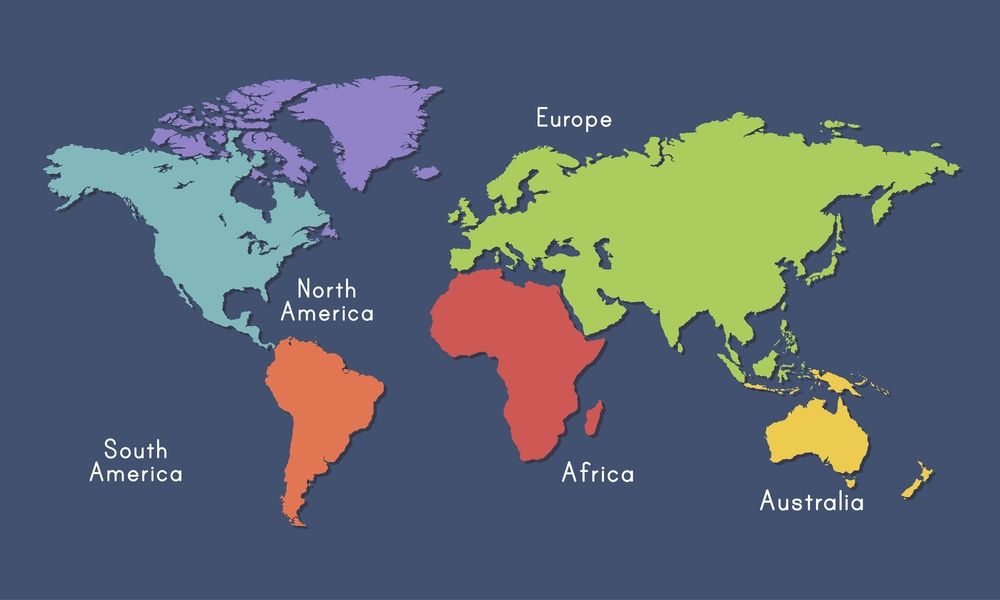
#> input picture map/world.jpg, 1000 x 600 px, shrunk from 5000 x 3000 before the run
$ python test.py
#> lines starting #> are read from the running program, lines starting #| are printed output that depends on the picture
import matplotlib.pyplot as plt
image_name = 'world.jpg'

import numpy as np
import matplotlib.pyplot as plt

sectors = {'Europe': ((7.5,6),[(6.0,5),(9,5),(9,8),(5.5,8.5)]),
               'Africa': ((5.5,4),[]),
               "Australia": ((8.1,2.8),[]),
               "S_America": ((3,3),[]),
               "N_America": ((2,6),[]),
               "North": ((4,8),[])
}

roads = [('Europe', 'Africa',15,(5.7,4.8)),
('Europe', 'Australia',25,(7.8,3.8)),
('Europe', 'North',35,(4.2,7)),
('Africa', 'Australia',45,(6.7,3)),
('Africa', 'S_America',35,(4.2,3.6)),
('S_America', 'N_America',5,(2.8,4.2)),
('N_America', 'North',10,(2.8,7.0)),
         ]


img = plt.imread(image_name)
#> img is the input picture: shape (600, 1000, 3); mean R, G, B 89.8, 100.5, 113.4

xs = []
ys = []

for (x,y),polygon in sectors.values():
    xs.append(x)
    ys.append(y)
    xps = []
    yps = []
    if polygon:
        for xp,yp in polygon:
            xps.append(xp)
            yps.append(yp)
        xps = np.asarray(xps)
        yps = np.asarray(yps)
        plt.fill(xps, yps, alpha=0.3)

# plt.show()
xs = np.asarray(xs)
ys = np.asarray(ys)

plt.scatter(xs,ys,zorder=1)

x_roads = []
y_roads = []
for z1,z2,dist,(x,y) in roads:
    x_roads.append(x)
    y_roads.append(y)
x_roads = np.asarray(x_roads)
y_roads = np.asarray(y_roads)

plt.scatter(x_roads,y_roads,zorder=2,c='r')


plt.imshow(img, zorder=0, extent=[0.0, 10.0, 0.0, 10.0])
plt.show()
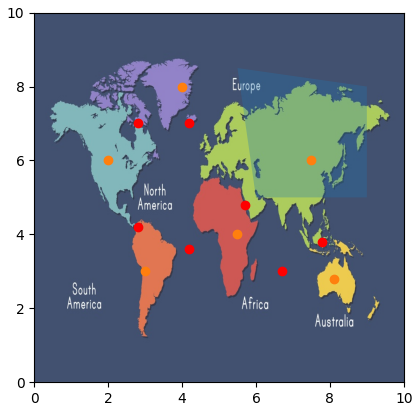
#> figure drawn by matplotlib, 1 panel
